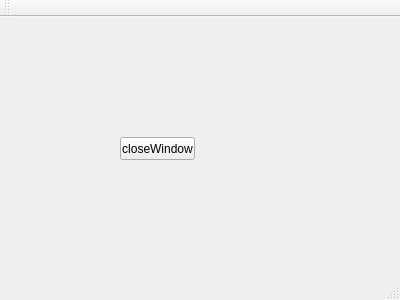
<?xml version="1.0" encoding="UTF-8"?>
<ui version="4.0">
 <class>MainWindow</class>
 <widget class="QMainWindow" name="MainWindow">
  <property name="geometry">
   <rect>
    <x>0</x>
    <y>0</y>
    <width>400</width>
    <height>300</height>
   </rect>
  </property>
  <property name="windowTitle">
   <string>MainWindow</string>
  </property>
  <widget class="QWidget" name="centralWidget">
   <widget class="QPushButton" name="slotSignals">
    <property name="geometry">
     <rect>
      <x>120</x>
      <y>120</y>
      <width>75</width>
      <height>23</height>
     </rect>
    </property>
    <property name="text">
     <string>closeWindow</string>
    </property>
   </widget>
  </widget>
  <widget class="QMenuBar" name="menuBar">
   <property name="geometry">
    <rect>
     <x>0</x>
     <y>0</y>
     <width>400</width>
     <height>23</height>
    </rect>
   </property>
  </widget>
  <widget class="QToolBar" name="mainToolBar">
   <attribute name="toolBarArea">
    <enum>TopToolBarArea</enum>
   </attribute>
   <attribute name="toolBarBreak">
    <bool>false</bool>
   </attribute>
  </widget>
  <widget class="QStatusBar" name="statusBar"/>
 </widget>
 <layoutdefault spacing="6" margin="11"/>
 <resources/>
 <connections/>
</ui>
